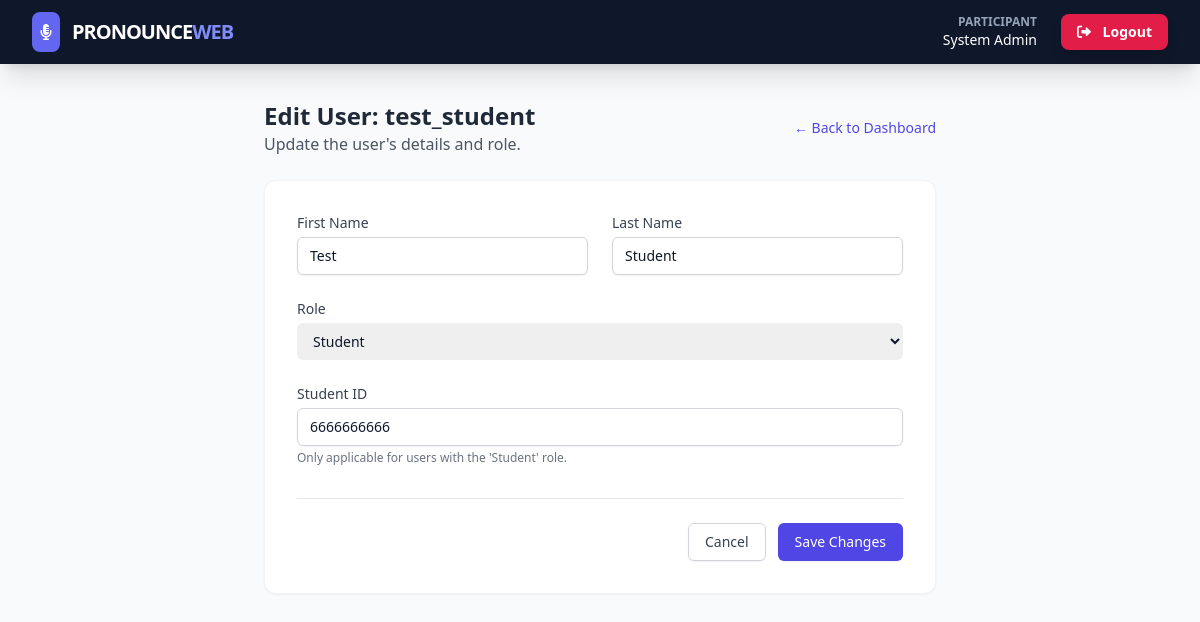
/dashboard/admin/user/19/edit?page=1&search= (signed in), run on the app's committed database.
### models.py (models this page shows, shortened)
class User(UserMixin, db.Model):
    __tablename__ = "users"
    id = db.Column(db.Integer, primary_key=True)
    username = db.Column(db.String(64), unique=True, index=True, nullable=False)
    password_hash = db.Column(db.String(256), nullable=False)
    first_name = db.Column(db.String(64), nullable=False)
    last_name = db.Column(db.String(64), nullable=False)
    student_id = db.Column(db.String(20), unique=True, nullable=True, index=True)
    role = db.Column(db.String(20), default="student", nullable=False)
    consented_at = db.Column(db.DateTime, nullable=True)
    created_at = db.Column(db.DateTime, default=lambda: datetime.now(timezone.utc))
    submissions = db.relationship("Submission", backref="user", lazy="dynamic")

### dashboard_routes.py (the view, shortened to what this page needs)
@dashboards.route("/admin/user/<int:user_id>/edit", methods=["GET", "POST"])
@login_required
def edit_user(user_id):
    if current_user.role != "admin":
        flash("Access denied.", "danger")
        return redirect(url_for("index"))
    user_to_edit = User.query.get_or_404(user_id)
    search_query = request.args.get("search", "")
    page = request.args.get("page", 1, type=int)
    return render_template(
        "dashboards/edit_user.html",
        user=user_to_edit,
        search_query=search_query,
        page=page,
    )

### flask_app.py (called while the page is built, shortened)
@login_manager.user_loader
def load_user(user_id: str) -> User | None:
    return User.query.get(int(user_id))

@app.before_request
def check_for_maintenance() -> Any:
    from flask import redirect, url_for

### models.py (called while the page is built)
    @staticmethod
    def get(key: str, default: str | None = None) -> str | None:
        config = SystemConfig.query.filter_by(key=key).first()
        return config.value if config else default

    @staticmethod
    def get_bool(key: str, default: bool = False) -> bool:
        val = SystemConfig.get(key)
        if val is None:
            return default
        return val.lower() in ["true", "1", "t", "y", "yes"]

### templates/dashboards/edit_user.html (shortened to what this page needs)
{% extends "base.html" %}
{% block content %}
<div class="container mx-auto px-4 py-8 bg-gray-50 min-h-screen">
    <div class="max-w-2xl mx-auto">
        <div class="flex justify-between items-center mb-6">
            <div>
                <h1 class="text-2xl font-bold text-gray-800">Edit User: {{ user.username }}</h1>
                <p class="text-gray-600">Update the user's details and role.</p>
            </div>
            <a href="{{ url_for('dashboards.admin_dashboard', page=page, search=search_query) }}"
                class="text-sm text-indigo-600 hover:text-indigo-800 font-medium">&larr; Back to Dashboard</a>
        </div>
        <div class="bg-white p-8 rounded-xl shadow-sm border border-gray-100">
            <form method="POST"
                action="{{ url_for('dashboards.edit_user', user_id=user.id, page=page, search=search_query) }}">
                <div class="grid grid-cols-1 md:grid-cols-2 gap-6">
                    <div>
                        <label for="first_name" class="block text-sm font-medium text-gray-700">First Name</label>
                        <input type="text" name="first_name" id="first_name" value="{{ user.first_name or '' }}"
                            required
                            class="mt-1 block w-full px-3 py-2 border border-gray-300 rounded-md shadow-sm placeholder-gray-400 focus:outline-none focus:ring-indigo-500 focus:border-indigo-500 sm:text-sm">
                    </div>
                    <div>
                        <label for="last_name" class="block text-sm font-medium text-gray-700">Last Name</label>
                        <input type="text" name="last_name" id="last_name" value="{{ user.last_name or '' }}" required
                            class="mt-1 block w-full px-3 py-2 border border-gray-300 rounded-md shadow-sm placeholder-gray-400 focus:outline-none focus:ring-indigo-500 focus:border-indigo-500 sm:text-sm">
                    </div>
                    <div class="md:col-span-2">
                        <label for="role" class="block text-sm font-medium text-gray-700">Role </label>
                        <select id="role" name="role" {% if user.role=='admin' %}disabled{% endif %}
                            class="mt-1 block w-full pl-3 pr-10 py-2 text-base border-gray-300 focus:outline-none focus:ring-indigo-500 focus:border-indigo-500 sm:text-sm rounded-md disabled:bg-gray-100 disabled:cursor-not-allowed">
                            <option value="student" {% if user.role=='student' %}selected{% endif %}>Student</option>
                        </select>
                    </div>
                    <div class="md:col-span-2">
                        <label for="student_id" class="block text-sm font-medium text-gray-700">Student ID</label>
                        <input type="text" name="student_id" id="student_id" value="{{ user.student_id or '' }}"
                            class="mt-1 block w-full px-3 py-2 border border-gray-300 rounded-md shadow-sm placeholder-gray-400 focus:outline-none focus:ring-indigo-500 focus:border-indigo-500 sm:text-sm disabled:bg-gray-100 disabled:cursor-not-allowed">
                        <p class="mt-1 text-xs text-gray-500">Only applicable for users with the 'Student' role.</p>
                    </div>
                </div>
                <div class="mt-8 pt-6 border-t border-gray-200 flex justify-end gap-3">
                    <a href="{{ url_for('dashboards.admin_dashboard', page=page, search=search_query) }}"
                        class="bg-white py-2 px-4 border border-gray-300 rounded-md shadow-sm text-sm font-medium text-gray-700 hover:bg-gray-50 focus:outline-none focus:ring-2 focus:ring-offset-2 focus:ring-indigo-500">
                        Cancel
                    </a>
                    <button type="submit"
                        class="bg-indigo-600 py-2 px-4 border border-transparent rounded-md shadow-sm text-sm font-medium text-white hover:bg-indigo-700 focus:outline-none focus:ring-2 focus:ring-offset-2 focus:ring-indigo-500">
                        Save Changes
                    </button>
                </div>
            </form>
        </div>
    </div>
</div>
{% endblock %}

### templates/base.html (shortened to what this page needs)
<!DOCTYPE html>
<html lang="en">
<head>
    <script src="https://cdn.tailwindcss.com"></script>
    <link href="https://cdnjs.cloudflare.com/ajax/libs/font-awesome/6.0.0/css/all.min.css" rel="stylesheet">
    <link rel="stylesheet" href="{{ url_for('static', filename='css/styles.css') }}">
</head>
<body class="bg-slate-50 font-sans text-slate-900 flex flex-col min-h-screen">
    <nav class="bg-slate-900 text-white shadow-xl sticky top-0 z-50">
        <div class="max-w-7xl mx-auto px-4 sm:px-6 lg:px-8">
            <div class="flex items-center justify-between h-16">
                <div class="flex items-center">
                    <a href="{{ url_for('index') }}" class="flex items-center space-x-3 group">
                        <div class="bg-indigo-500 p-2 rounded-lg group-hover:bg-indigo-400 transition">
                            <i class="fas fa-microphone-lines text-white"></i>
                        </div>
                        <span class="font-black text-xl tracking-tighter uppercase">Pronounce<span
                                class="text-indigo-400">Web</span></span>
                    </a>
                </div>
                <div class="flex items-center space-x-6">
                    {% if current_user.is_authenticated %}
                    <div class="hidden md:flex flex-col items-end">
                        <span class="text-xs font-bold text-slate-400 uppercase">Participant</span>
                        <span class="text-sm font-medium">{{ current_user.first_name }} {{ current_user.last_name
                            }}</span>
                    </div>
                    <a href="{{ url_for('auth.logout') }}"
                        class="bg-rose-600 hover:bg-rose-700 text-white px-4 py-2 rounded-lg text-sm font-bold transition shadow-lg">
                        <i class="fas fa-sign-out-alt mr-2"></i> Logout
                    </a>
                    {% else %}
                    <a href="{{ url_for('auth.login') }}"
                        class="text-slate-300 hover:text-white font-bold text-sm">Login</a>
                    <a href="{{ url_for('auth.register') }}"
                        class="bg-indigo-600 hover:bg-indigo-700 px-4 py-2 rounded-lg text-sm font-bold transition">Register</a>
                    {% endif %}
                </div>
            </div>
        </div>
    </nav>
    <main class="flex-grow">
        <div
            class="max-w-7xl mx-auto pt-1 man you sure that's the second that she's in the government 0 pb-8 px-4 sm:px-6 lg:px-8">
            {% block content %}{% endblock %}
        </div>
    </main>
</body>
</html>

### data on the page
User: first_name "System", last_name "Admin"
User: username "test_student", first_name "Test", last_name "Student", role "Student", student_id "6666666666"
